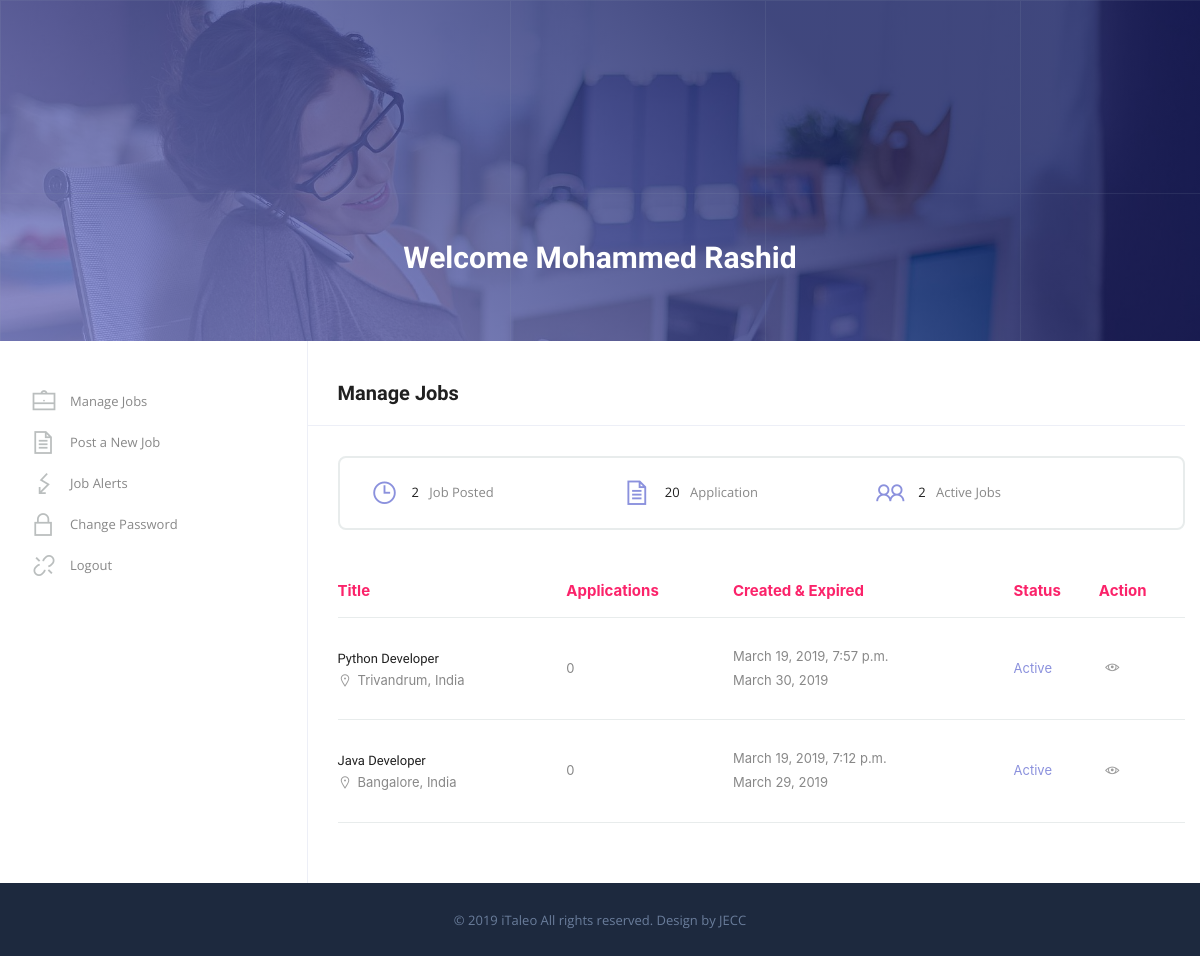
The app's page /employer_dashboard/ (signed in), older data.
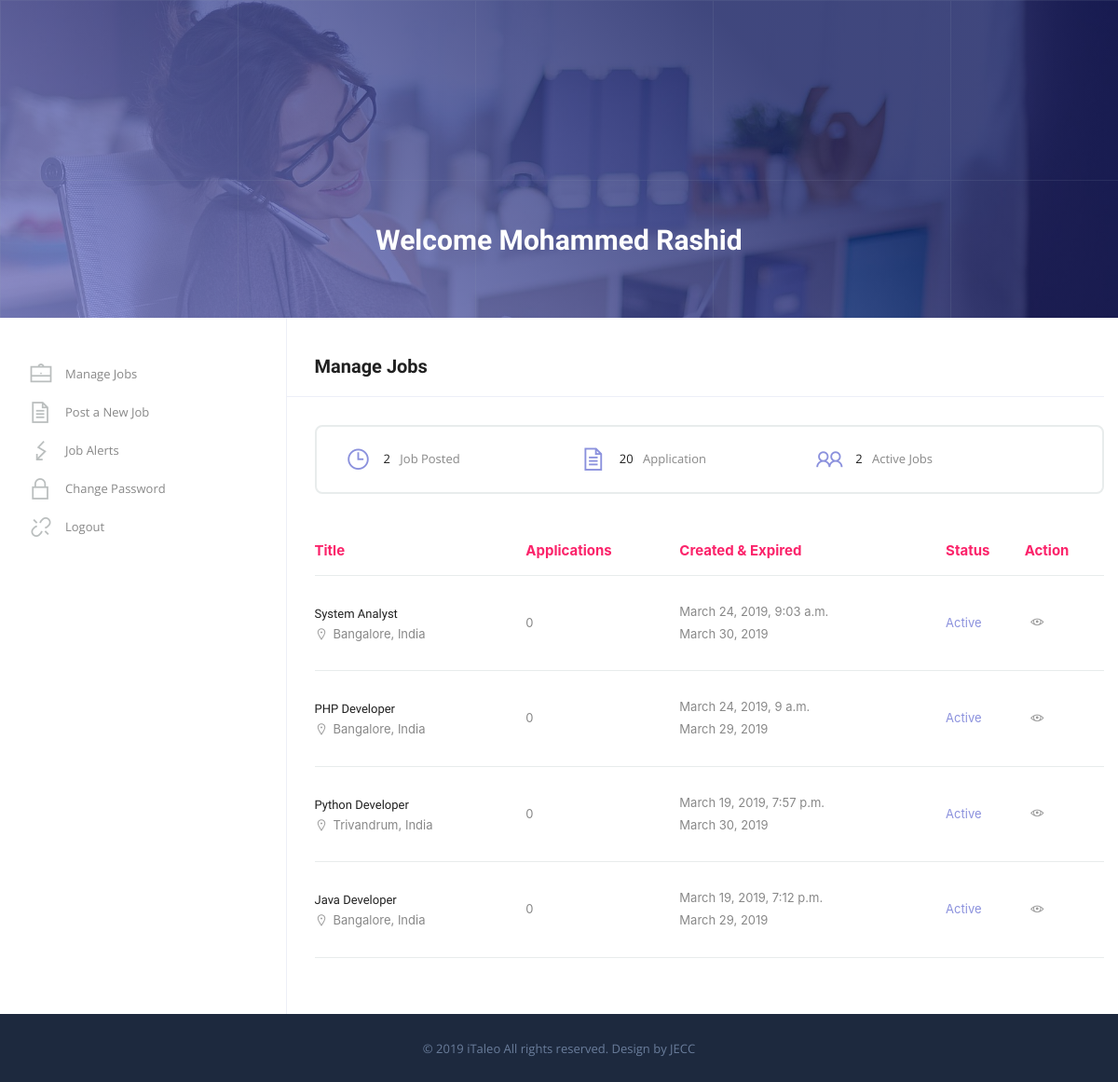
The same page, newer data.
### app/models.py (models this page shows)
class JobDetails(models.Model):
    job_code = models.CharField(max_length=100, primary_key=True)
    job_title = models.CharField(max_length=100)
    job_description = models.CharField(max_length=1000)
    job_type = models.CharField(max_length=100)
    job_categories = models.CharField(max_length=100)
    minimum_salary = models.DecimalField(max_digits=14, decimal_places=2)
    maximum_salary = models.DecimalField(max_digits=14, decimal_places=2)
    career_level = models.CharField(max_length=100)
    minimum_experience = models.IntegerField(default=0)
    maximum_experience = models.IntegerField(default=0)
    required_gender = models.CharField(max_length=10)
    industry = models.CharField(max_length=100)
    qualification = models.CharField(max_length=100)
    application_deadline = models.DateField(blank=True)
    key_skills = models.CharField(max_length=500)
    secondary_skills = models.CharField(max_length=500, null=True)
    country = models.CharField(max_length=100, blank=True)
    city = models.CharField(max_length=100, blank=True)
    status = models.CharField(max_length=100, default='Active')
    total_applied = models.IntegerField(default=0)
    created_by = models.ForeignKey(User, on_delete=models.PROTECT)
    creation_date = models.DateTimeField(default=datetime.now)
    education_detail_desc = models.CharField(max_length=1000, blank=True, null=True)
    skill_detailed_desc = models.CharField(max_length=1000, blank=True, null=True)

### app/views.py (the view)
# urls.py: url(r'^employer_dashboard/$', app_views.show_employer_dashboard, name='employer_dashboard'),
@login_required
def show_employer_dashboard(request):
    all_jobs = JobDetails.objects.all().order_by('-creation_date')
    return_obj = {
        "jobDetails": all_jobs
    }
    return render(request, 'employer_manage_jobs.html', return_obj)

### app/templates/employer_manage_jobs.html (shortened to what this page needs)
<!DOCTYPE html>
{% load static %}
<html>
<head>
	<link rel="stylesheet" type="text/css" href="{% static 'css/bootstrap-grid.css' %}" />
	<link rel="stylesheet" href="{% static 'css/icons.css' %}">
	<link rel="stylesheet" href="{% static 'css/animate.min.css' %}">
	<link rel="stylesheet" type="text/css" href="{% static 'css/style.css' %}" />
	<link rel="stylesheet" type="text/css" href="{% static 'css/responsive.css' %}" />
	<link rel="stylesheet" type="text/css" href="{% static 'css/chosen.css' %}" />
	<link rel="stylesheet" type="text/css" href="{% static 'css/colors/colors.css' %}" />
<link rel="stylesheet" type="text/css" href="{% static 'css/bootstrap.css' %}" />
<link rel="stylesheet" href="https://maxcdn.bootstrapcdn.com/font-awesome/4.5.0/css/font-awesome.min.css" />
</head>
<body>
<div class="theme-layout" id="scrollup">
	<section class="overlape">
		<div class="block no-padding">
			<div data-velocity="-.1" style="background: url({% static 'images/resource/parallax1.jpg' %}) repeat scroll 50% 422.28px transparent;" class="parallax scrolly-invisible no-parallax"></div>
			<div class="container fluid">
				<div class="row">
					<div class="col-lg-12">
						<div class="inner-header">
							<h3>Welcome {{user.first_name}} {{user.last_name}}</h3>
						</div>
					</div>
				</div>
			</div>
		</div>
	</section>
	<section>
		<div class="block no-padding">
			<div class="container">
				 <div class="row no-gape">
				 	<aside class="col-lg-3 column border-right">
				 		<div class="widget">
				 			<div class="tree_widget-sec">
				 				<ul>
				 					<li>
				 						<a href="/employer_dashboard" title=""><i class="la la-briefcase"></i>Manage Jobs</a>
				 					</li>
				 					<li>
				 						<a href="/create_job" title=""><i class="la la-file-text"></i>Post a New Job</a>
				 					</li>
				 					<li>
				 						<a href="#" title=""><i class="la la-flash"></i>Job Alerts</a>
				 					</li>
				 					<li>
				 						<a href="#" title=""><i class="la la-lock"></i>Change Password</a>
				 					</li>
				 					<li><a href="/employer_logout" title=""><i class="la la-unlink"></i>Logout</a></li>
				 				</ul>
				 			</div>
				 		</div>
				 	</aside>
				 	<div class="col-lg-9 column">
				 		<div class="padding-left">
					 		<div class="manage-jobs-sec">
					 			<h3>Manage Jobs</h3>
					 			<div class="extra-job-info">
						 			<span><i class="la la-clock-o"></i><strong>2</strong> Job Posted</span>
						 			<span><i class="la la-file-text"></i><strong>20</strong> Application</span>
						 			<span><i class="la la-users"></i><strong>2</strong> Active Jobs</span>
						 		</div>
						 		<table>
						 			<thead>
						 				<tr>
						 					<td>Title</td>
						 					<td>Applications</td>
						 					<td>Created & Expired</td>
						 					<td>Status</td>
						 					<td>Action</td>
						 				</tr>
						 			</thead>
						 			<tbody>
									{% for job in jobDetails %}
						 				<tr>
						 					<td>
						 						<div class="table-list-title">
						 							<h3><a href="#" title="">{{	job.job_title }}</a></h3>
						 							<span><i class="la la-map-marker"></i>{{	job.city }}, {{	job.country }}</span>
						 						</div>
						 					</td>
						 					<td>
						 						<span class="applied-field">{{	job.total_applied }}</span>
						 					</td>
						 					<td>
						 						<span>{{	job.creation_date}}</span><br />
						 						<span>{{	job.application_deadline }}</span>
						 					</td>
						 					<td>
						 						<span class="status active">{{	job.status }}</span>
						 					</td>
						 					<td>
						 						<ul class="action_job">
						 							<li><span>View Job</span><a href="/employer_view_job/{{	job.job_code }}" title=""><i class="la la-eye"></i></a></li>
						 						</ul>
						 					</td>
						 				</tr>
									{% endfor %}
						 			</tbody>
						 		</table>
					 		</div>
					 	</div>
					</div>
				 </div>
			</div>
		</div>
	</section>
	<footer>
		<div class="bottom-line">
			<span>© 2019 iTaleo All rights reserved. Design by JECC</span>
		</div>
	</footer>
</div>
</body>
</html>

Row changes from the older to the newer data that the page shows:
added JobDetails: job_title "System Analyst", city "Bangalore", country "India", total_applied "0", creation_date "March 24, 2019, 9:03 a.m.", application_deadline "March 30, 2019", status "Active"
added JobDetails: job_title "PHP Developer", city "Bangalore", country "India", total_applied "0", creation_date "March 24, 2019, 9 a.m.", application_deadline "March 29, 2019", status "Active"
